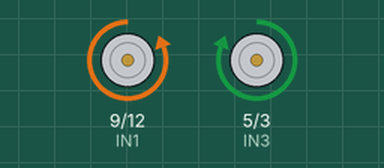
The sketch below on a simulated Arduino Uno, built with avr-gcc and run on an emulated ATmega328P. Shown: motor-driver pin pairs drawn as motors (green arrow = first pin HIGH = forward, orange = second pin HIGH = backward, longer = more drive, scaled by the enable pin).

Above: at 0.1 s.
At 5.1 s:
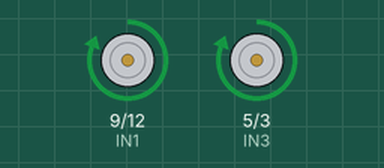
At 15.1 s:
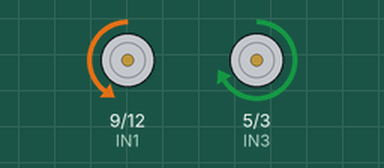
At 35.1 s:
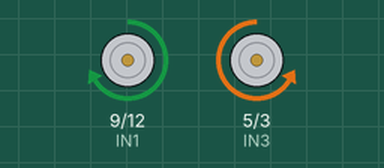
Timing chart, 0 to 36.6 s (numbered marks = the images above):
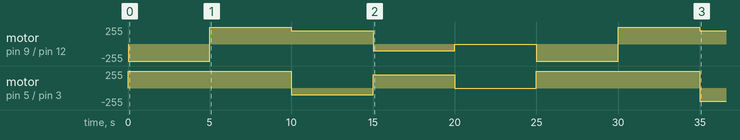

Measured:
- by itself, motor on pin 5 (IN3) / pin 3 (IN4): stopped → forward 255/255 at 0.00 s, → backward 100/255 10.0 s later, → forward 200/255 5.0 s later, → stopped 5.0 s later, … (6 changes in this stretch)
- by itself, motor on pin 9 (IN1) / pin 12 (IN2): stopped → backward 255/255 at 0.00 s, → forward 255/255 5.0 s later, → forward 200/255 5.0 s later, → backward 100/255 5.0 s later, … (8 changes in this stretch)

The sketch:

DC_Motor_with_L298N.ino
```cpp
int IN1 =9;
int IN2 =12;
int ENA =10;
int IN3=5;
int IN4= 3;
int ENB=11;

void setup() {
  // put your setup code here, to run once:
  Serial.begin(9600);
  pinMode(IN1, OUTPUT);
  pinMode(IN2, OUTPUT);
  pinMode(ENA, OUTPUT);
  pinMode(IN3, OUTPUT);
  pinMode(IN4, OUTPUT);
  pinMode(ENB, OUTPUT);

}

void loop() {
  // put your main code here, to run repeatedly:
forward(255,255);
delay(5000);
backward(255,255);
delay(5000);
left(200,100);
delay(5000);
right(100,200);
delay(5000);
stopp();
delay(5000);

}

void forward(int pwm_left, int pwm_right)
{
  digitalWrite(IN1, LOW);
  digitalWrite(IN2, HIGH);
  digitalWrite(IN3, HIGH);
  digitalWrite(IN4, LOW);
  analogWrite (ENA, pwm_left);
  analogWrite (ENB, pwm_right);
}


void backward(int pwm_left, int pwm_right)
{
  digitalWrite(IN1,HIGH);
  digitalWrite(IN2, LOW);
  digitalWrite(IN3, HIGH);
  digitalWrite(IN4, LOW);
  analogWrite (ENA, pwm_left);
  analogWrite (ENB, pwm_right);
}


void left(int pwm_left, int pwm_right)
{
  digitalWrite(IN1, HIGH);
  digitalWrite(IN2, LOW);
  digitalWrite(IN3, LOW);
  digitalWrite(IN4, HIGH);
  analogWrite (ENA, pwm_left);
  analogWrite (ENB, pwm_right);
}


void right(int pwm_left, int pwm_right)
{
  digitalWrite(IN1, LOW);
  digitalWrite(IN2, HIGH);
  digitalWrite(IN3, HIGH);
  digitalWrite(IN4, LOW);
  analogWrite (ENA, pwm_left);
  analogWrite (ENB, pwm_right);
}


void stopp()
{
  digitalWrite(IN1, HIGH);
  digitalWrite(IN2, HIGH);
  digitalWrite(IN3, LOW);
  digitalWrite(IN4, LOW);
  analogWrite (ENA, 0);
  analogWrite (ENB, 0);
}
```
